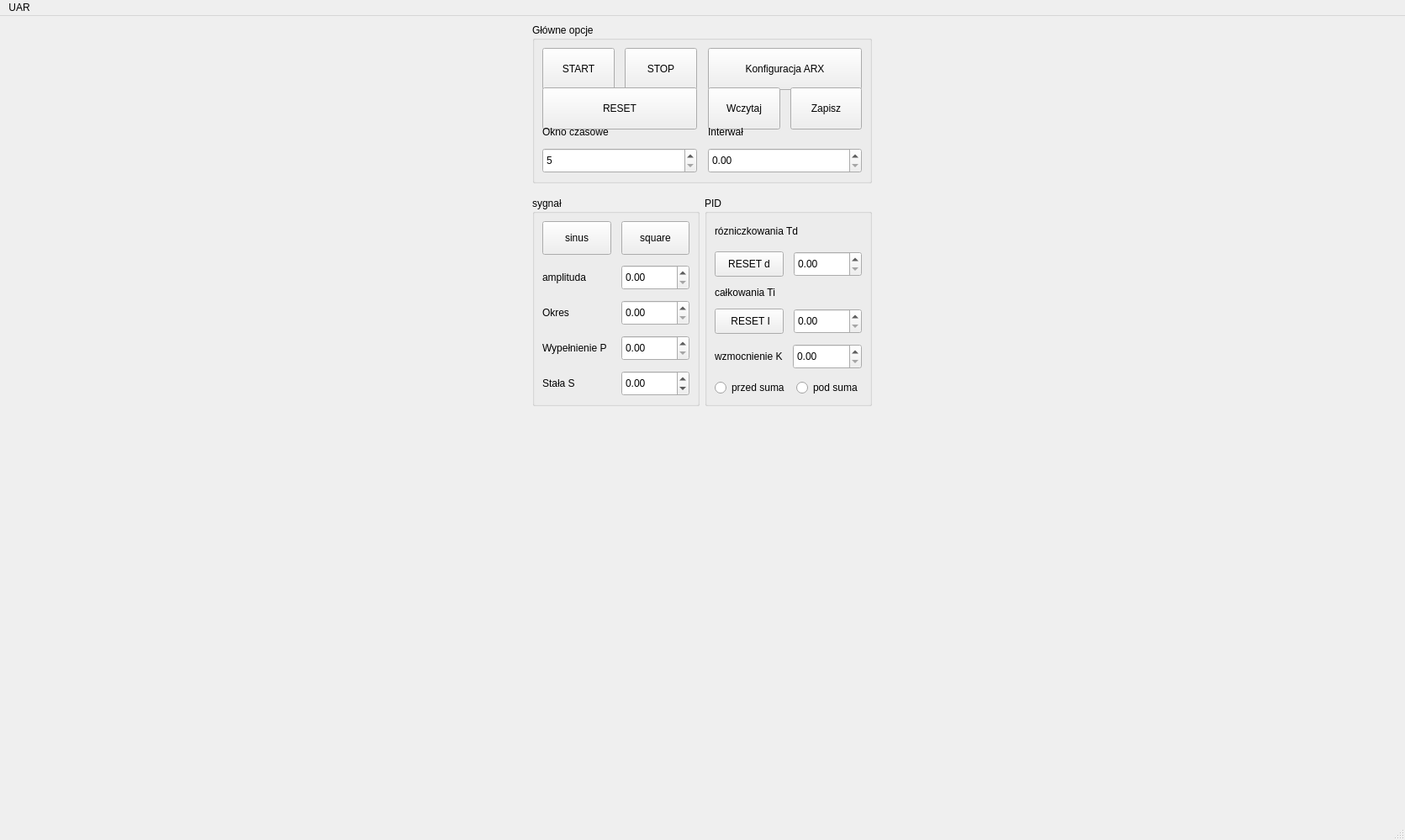
<?xml version="1.0" encoding="UTF-8"?>
<ui version="4.0">
 <class>MainWindow</class>
 <widget class="QMainWindow" name="MainWindow">
  <property name="geometry">
   <rect>
    <x>0</x>
    <y>0</y>
    <width>1671</width>
    <height>999</height>
   </rect>
  </property>
  <property name="windowTitle">
   <string>MainWindow</string>
  </property>
  <widget class="QWidget" name="centralwidget">
   <layout class="QVBoxLayout" name="verticalLayout_11">
    <item>
     <layout class="QHBoxLayout" name="horizontalLayout_13">
      <item>
       <layout class="QHBoxLayout" name="horizontalLayout_5"/>
      </item>
      <item>
       <layout class="QVBoxLayout" name="verticalLayout_9">
        <property name="sizeConstraint">
         <enum>QLayout::SetDefaultConstraint</enum>
        </property>
        <item>
         <widget class="QGroupBox" name="groupBox_4">
          <property name="minimumSize">
           <size>
            <width>0</width>
            <height>0</height>
           </size>
          </property>
          <property name="maximumSize">
           <size>
            <width>498</width>
            <height>190</height>
           </size>
          </property>
          <property name="title">
           <string>Główne opcje</string>
          </property>
          <layout class="QVBoxLayout" name="verticalLayout_10">
           <item>
            <layout class="QHBoxLayout" name="horizontalLayout_10">
             <property name="spacing">
              <number>13</number>
             </property>
             <item>
              <layout class="QVBoxLayout" name="verticalLayout_12">
               <property name="spacing">
                <number>12</number>
               </property>
               <item>
                <layout class="QHBoxLayout" name="horizontalLayout_11">
                 <item>
                  <widget class="QPushButton" name="START_Button">
                   <property name="minimumSize">
                    <size>
                     <width>0</width>
                     <height>50</height>
                    </size>
                   </property>
                   <property name="text">
                    <string>START</string>
                   </property>
                  </widget>
                 </item>
                 <item>
                  <widget class="QPushButton" name="STOP_Bttun">
                   <property name="minimumSize">
                    <size>
                     <width>0</width>
                     <height>50</height>
                    </size>
                   </property>
                   <property name="text">
                    <string>STOP</string>
                   </property>
                  </widget>
                 </item>
                </layout>
               </item>
               <item>
                <widget class="QPushButton" name="RESET_Button">
                 <property name="minimumSize">
                  <size>
                   <width>0</width>
                   <height>50</height>
                  </size>
                 </property>
                 <property name="text">
                  <string>RESET</string>
                 </property>
                </widget>
               </item>
               <item>
                <widget class="QLabel" name="label_9">
                 <property name="text">
                  <string>Okno czasowe</string>
                 </property>
                </widget>
               </item>
               <item>
                <widget class="QSpinBox" name="spinBoxOknoczasowe">
                 <property name="minimumSize">
                  <size>
                   <width>0</width>
                   <height>30</height>
                  </size>
                 </property>
                 <property name="minimum">
                  <number>5</number>
                 </property>
                 <property name="maximum">
                  <number>50</number>
                 </property>
                </widget>
               </item>
              </layout>
             </item>
             <item>
              <layout class="QVBoxLayout" name="verticalLayout_5">
               <property name="spacing">
                <number>12</number>
               </property>
               <item>
                <widget class="QPushButton" name="Konf_ARX_Button">
                 <property name="minimumSize">
                  <size>
                   <width>0</width>
                   <height>50</height>
                  </size>
                 </property>
                 <property name="text">
                  <string>Konfiguracja ARX</string>
                 </property>
                </widget>
               </item>
               <item>
                <layout class="QHBoxLayout" name="horizontalLayout_12">
                 <item>
                  <widget class="QPushButton" name="Wczytaj_Button">
                   <property name="minimumSize">
                    <size>
                     <width>0</width>
                     <height>50</height>
                    </size>
                   </property>
                   <property name="text">
                    <string>Wczytaj</string>
                   </property>
                  </widget>
                 </item>
                 <item>
                  <widget class="QPushButton" name="Zapisz_Button">
                   <property name="minimumSize">
                    <size>
                     <width>0</width>
                     <height>50</height>
                    </size>
                   </property>
                   <property name="text">
                    <string>Zapisz</string>
                   </property>
                  </widget>
                 </item>
                </layout>
               </item>
               <item>
                <widget class="QLabel" name="label">
                 <property name="text">
                  <string>Interwał</string>
                 </property>
                </widget>
               </item>
               <item>
                <widget class="QDoubleSpinBox" name="spinBOX_Interwal">
                 <property name="minimumSize">
                  <size>
                   <width>0</width>
                   <height>30</height>
                  </size>
                 </property>
                </widget>
               </item>
              </layout>
             </item>
            </layout>
           </item>
          </layout>
         </widget>
        </item>
        <item>
         <layout class="QHBoxLayout" name="horizontalLayout_17">
          <property name="topMargin">
           <number>10</number>
          </property>
          <item>
           <widget class="QGroupBox" name="groupBox">
            <property name="minimumSize">
             <size>
              <width>0</width>
              <height>0</height>
             </size>
            </property>
            <property name="maximumSize">
             <size>
              <width>199</width>
              <height>16777215</height>
             </size>
            </property>
            <property name="title">
             <string>sygnał</string>
            </property>
            <layout class="QVBoxLayout" name="verticalLayout_6">
             <item>
              <layout class="QVBoxLayout" name="verticalLayout">
               <property name="spacing">
                <number>12</number>
               </property>
               <item>
                <layout class="QHBoxLayout" name="horizontalLayout_2">
                 <item>
                  <widget class="QPushButton" name="Sin_Button">
                   <property name="minimumSize">
                    <size>
                     <width>0</width>
                     <height>40</height>
                    </size>
                   </property>
                   <property name="text">
                    <string>sinus</string>
                   </property>
                  </widget>
                 </item>
                 <item>
                  <widget class="QPushButton" name="Square_Button">
                   <property name="minimumSize">
                    <size>
                     <width>0</width>
                     <height>40</height>
                    </size>
                   </property>
                   <property name="text">
                    <string>square</string>
                   </property>
                  </widget>
                 </item>
                </layout>
               </item>
               <item>
                <layout class="QHBoxLayout" name="horizontalLayout_3">
                 <item>
                  <widget class="QLabel" name="label_3">
                   <property name="minimumSize">
                    <size>
                     <width>0</width>
                     <height>0</height>
                    </size>
                   </property>
                   <property name="sizeIncrement">
                    <size>
                     <width>0</width>
                     <height>0</height>
                    </size>
                   </property>
                   <property name="baseSize">
                    <size>
                     <width>0</width>
                     <height>0</height>
                    </size>
                   </property>
                   <property name="lineWidth">
                    <number>1</number>
                   </property>
                   <property name="text">
                    <string>amplituda</string>
                   </property>
                  </widget>
                 </item>
                 <item>
                  <widget class="QDoubleSpinBox" name="spinBOX_Amplituda">
                   <property name="minimumSize">
                    <size>
                     <width>0</width>
                     <height>30</height>
                    </size>
                   </property>
                  </widget>
                 </item>
                </layout>
               </item>
               <item>
                <layout class="QHBoxLayout" name="horizontalLayout_6">
                 <item>
                  <widget class="QLabel" name="label_4">
                   <property name="text">
                    <string>Okres</string>
                   </property>
                  </widget>
                 </item>
                 <item>
                  <widget class="QDoubleSpinBox" name="spinBOX_Czstotliwosc">
                   <property name="minimumSize">
                    <size>
                     <width>0</width>
                     <height>30</height>
                    </size>
                   </property>
                  </widget>
                 </item>
                </layout>
               </item>
               <item>
                <layout class="QHBoxLayout" name="horizontalLayout_15">
                 <property name="topMargin">
                  <number>0</number>
                 </property>
                 <item>
                  <widget class="QLabel" name="label_2">
                   <property name="text">
                    <string>Wypełnienie P</string>
                   </property>
                  </widget>
                 </item>
                 <item>
                  <widget class="QDoubleSpinBox" name="spinBox_Wypelnienie">
                   <property name="minimumSize">
                    <size>
                     <width>0</width>
                     <height>30</height>
                    </size>
                   </property>
                   <property name="maximum">
                    <double>1000.000000000000000</double>
                   </property>
                  </widget>
                 </item>
                </layout>
               </item>
               <item>
                <layout class="QHBoxLayout" name="horizontalLayout_16">
                 <property name="topMargin">
                  <number>0</number>
                 </property>
                 <item>
                  <widget class="QLabel" name="label_6">
                   <property name="text">
                    <string>Stała S</string>
                   </property>
                  </widget>
                 </item>
                 <item>
                  <widget class="QDoubleSpinBox" name="SpinBox_Stala">
                   <property name="minimumSize">
                    <size>
                     <width>0</width>
                     <height>30</height>
                    </size>
                   </property>
                   <property name="minimum">
                    <double>-1000.000000000000000</double>
                   </property>
                   <property name="maximum">
                    <double>1000.000000000000000</double>
                   </property>
                  </widget>
                 </item>
                </layout>
               </item>
              </layout>
             </item>
            </layout>
           </widget>
          </item>
          <item>
           <layout class="QVBoxLayout" name="verticalLayout_13">
            <item>
             <widget class="QGroupBox" name="groupBox_3">
              <property name="maximumSize">
               <size>
                <width>199</width>
                <height>16777215</height>
               </size>
              </property>
              <property name="title">
               <string>PID</string>
              </property>
              <layout class="QVBoxLayout" name="verticalLayout_7">
               <item>
                <layout class="QVBoxLayout" name="verticalLayout_4">
                 <property name="spacing">
                  <number>12</number>
                 </property>
                 <item>
                  <layout class="QVBoxLayout" name="verticalLayout_3">
                   <item>
                    <widget class="QLabel" name="label_7">
                     <property name="text">
                      <string>rózniczkowania Td</string>
                     </property>
                    </widget>
                   </item>
                   <item>
                    <layout class="QHBoxLayout" name="horizontalLayout_8">
                     <item>
                      <widget class="QPushButton" name="Reset_d">
                       <property name="minimumSize">
                        <size>
                         <width>0</width>
                         <height>30</height>
                        </size>
                       </property>
                       <property name="text">
                        <string>RESET d</string>
                       </property>
                      </widget>
                     </item>
                     <item>
                      <widget class="QDoubleSpinBox" name="spinBOX_Td">
                       <property name="minimumSize">
                        <size>
                         <width>0</width>
                         <height>30</height>
                        </size>
                       </property>
                      </widget>
                     </item>
                    </layout>
                   </item>
                  </layout>
                 </item>
                 <item>
                  <layout class="QVBoxLayout" name="verticalLayout_2">
                   <item>
                    <widget class="QLabel" name="label_8">
                     <property name="text">
                      <string>całkowania Ti</string>
                     </property>
                    </widget>
                   </item>
                   <item>
                    <layout class="QHBoxLayout" name="horizontalLayout_9">
                     <item>
                      <widget class="QPushButton" name="Reset_i">
                       <property name="minimumSize">
                        <size>
                         <width>0</width>
                         <height>30</height>
                        </size>
                       </property>
                       <property name="text">
                        <string> RESET I</string>
                       </property>
                      </widget>
                     </item>
                     <item>
                      <widget class="QDoubleSpinBox" name="spinBOX_Ti">
                       <property name="minimumSize">
                        <size>
                         <width>0</width>
                         <height>30</height>
                        </size>
                       </property>
                      </widget>
                     </item>
                    </layout>
                   </item>
                   <item>
                    <layout class="QHBoxLayout" name="horizontalLayout_20">
                     <item>
                      <widget class="QLabel" name="label_5">
                       <property name="text">
                        <string>wzmocnienie K</string>
                       </property>
                      </widget>
                     </item>
                     <item>
                      <widget class="QDoubleSpinBox" name="spinBOX_WzmocK">
                       <property name="minimumSize">
                        <size>
                         <width>82</width>
                         <height>30</height>
                        </size>
                       </property>
                      </widget>
                     </item>
                    </layout>
                   </item>
                   <item>
                    <layout class="QHBoxLayout" name="horizontalLayout">
                     <item>
                      <widget class="QRadioButton" name="radio_przed">
                       <property name="text">
                        <string>przed suma</string>
                       </property>
                       <attribute name="buttonGroup">
                        <string notr="true">buttonGroup</string>
                       </attribute>
                      </widget>
                     </item>
                     <item>
                      <widget class="QRadioButton" name="radio_pod">
                       <property name="text">
                        <string>pod suma</string>
                       </property>
                       <attribute name="buttonGroup">
                        <string notr="true">buttonGroup</string>
                       </attribute>
                      </widget>
                     </item>
                    </layout>
                   </item>
                  </layout>
                 </item>
                </layout>
               </item>
              </layout>
             </widget>
            </item>
            <item>
             <layout class="QHBoxLayout" name="horizontalLayout_18"/>
            </item>
           </layout>
          </item>
         </layout>
        </item>
        <item>
         <spacer name="verticalSpacer">
          <property name="orientation">
           <enum>Qt::Vertical</enum>
          </property>
          <property name="sizeHint" stdset="0">
           <size>
            <width>20</width>
            <height>40</height>
           </size>
          </property>
         </spacer>
        </item>
       </layout>
      </item>
     </layout>
    </item>
    <item>
     <layout class="QHBoxLayout" name="horizontalLayout_4"/>
    </item>
   </layout>
  </widget>
  <widget class="QMenuBar" name="menubar">
   <property name="geometry">
    <rect>
     <x>0</x>
     <y>0</y>
     <width>1671</width>
     <height>21</height>
    </rect>
   </property>
   <widget class="QMenu" name="menuUAR">
    <property name="title">
     <string>UAR</string>
    </property>
   </widget>
   <addaction name="menuUAR"/>
  </widget>
  <widget class="QStatusBar" name="statusbar"/>
 </widget>
 <resources/>
 <connections/>
 <buttongroups>
  <buttongroup name="buttonGroup"/>
 </buttongroups>
</ui>
